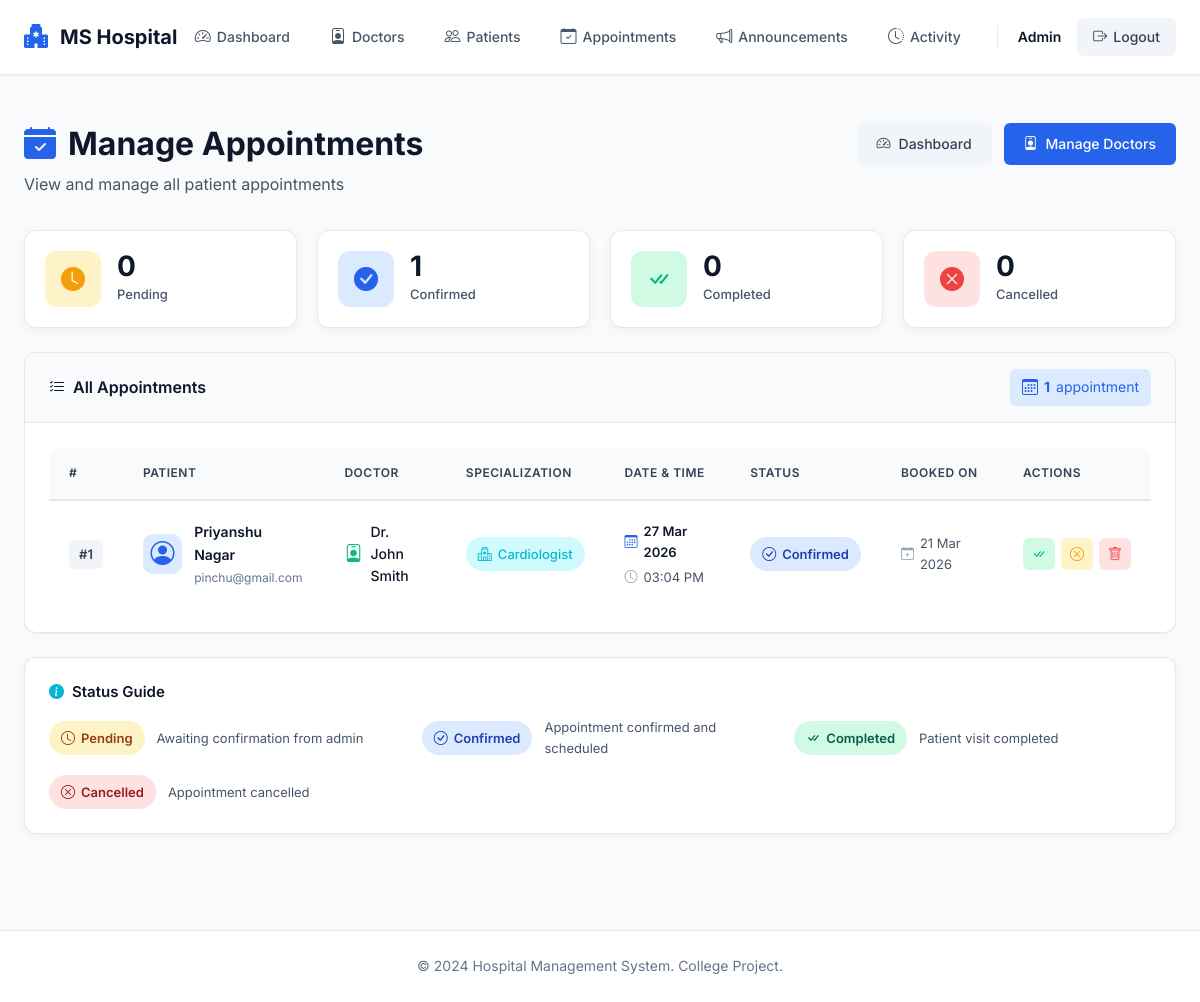
The page /admin/appointments (signed in) on the database as committed earlier.
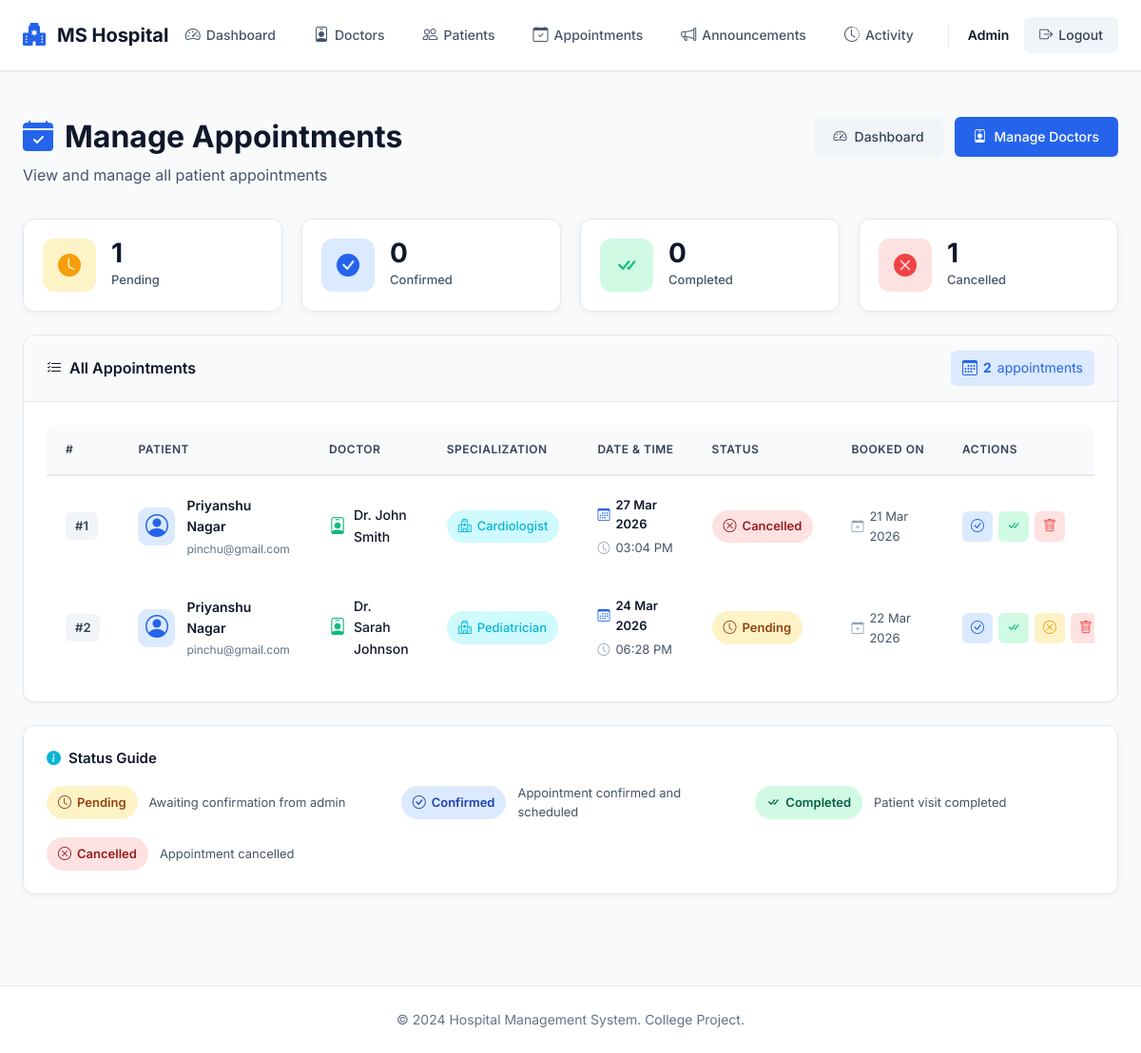
The same page on the database as committed later.
### models.py (models this page shows, shortened)
class User(UserMixin, db.Model):
    __tablename__ = 'users'
    id = db.Column(db.Integer, primary_key=True)
    name = db.Column(db.String(100), nullable=False)
    email = db.Column(db.String(120), unique=True, nullable=False)
    password_hash = db.Column(db.String(255), nullable=False)
    role = db.Column(db.String(20), nullable=False, default='user')  # 'user' or 'admin'
    created_at = db.Column(db.DateTime, default=datetime.utcnow)
    appointments = db.relationship('Appointment', backref='patient', lazy=True, cascade='all, delete-orphan')
    @property
    def is_admin(self):
        return self.role == 'admin'

class Appointment(db.Model):
    __tablename__ = 'appointments'
    id = db.Column(db.Integer, primary_key=True)
    user_id = db.Column(db.Integer, db.ForeignKey('users.id'), nullable=False)
    doctor_id = db.Column(db.Integer, db.ForeignKey('doctors.id'), nullable=False)
    date = db.Column(db.DateTime, nullable=False)
    status = db.Column(db.String(20), nullable=False, default='pending')  # 'pending', 'confirmed', 'completed', 'cancelled'
    created_at = db.Column(db.DateTime, default=datetime.utcnow)

class Doctor(db.Model):
    __tablename__ = 'doctors'
    id = db.Column(db.Integer, primary_key=True)
    name = db.Column(db.String(100), nullable=False)
    specialization = db.Column(db.String(100), nullable=False)
    available_days = db.Column(db.String(100), nullable=True)  # New field
    available_time = db.Column(db.String(100), nullable=True)  # New field
    created_at = db.Column(db.DateTime, default=datetime.utcnow)
    appointments = db.relationship('Appointment', backref='doctor', lazy=True, cascade='all, delete-orphan')

### admin.py (the view)
@admin_bp.route('/appointments')
@login_required
@admin_required
def appointments():
    all_appointments = Appointment.query.order_by(Appointment.date.desc()).all()
    return render_template('admin/appointments.html', appointments=all_appointments)

### admin.py (called while the page is built)
def admin_required(f):
    @wraps(f)
    def decorated_function(*args, **kwargs):
        if not current_user.is_admin:
            flash('Access denied. Admin privileges required.', 'danger')
            return redirect(url_for('user.dashboard'))
        return f(*args, **kwargs)
    return decorated_function

### app.py (called while the page is built)
@login_manager.user_loader
def load_user(user_id):
    return User.query.get(int(user_id))

### templates/admin/appointments.html (shortened to what this page needs)
{% extends "base.html" %}
{% block content %}
<div class="page-header">
    <div>
        <h1><i class="bi bi-calendar-check-fill"></i> Manage Appointments</h1>
        <p class="lead">View and manage all patient appointments</p>
    </div>
    <div class="page-actions">
        <a href="{{ url_for('admin.dashboard') }}" class="btn-secondary">
            <i class="bi bi-speedometer2"></i> Dashboard
        </a>
        <a href="{{ url_for('admin.doctors') }}" class="btn-primary">
            <i class="bi bi-person-badge"></i> Manage Doctors
        </a>
    </div>
</div>
{% if appointments %}
<div class="stats-summary">
    <div class="summary-card stat-pending">
        <i class="bi bi-clock-fill"></i>
        <div class="summary-content">
            <div class="summary-value">{{ appointments|selectattr('status', 'equalto', 'pending')|list|length }}</div>
            <div class="summary-label">Pending</div>
        </div>
    </div>
    <div class="summary-card stat-confirmed">
        <i class="bi bi-check-circle-fill"></i>
        <div class="summary-content">
            <div class="summary-value">{{ appointments|selectattr('status', 'equalto', 'confirmed')|list|length }}</div>
            <div class="summary-label">Confirmed</div>
        </div>
    </div>
    <div class="summary-card stat-completed">
        <i class="bi bi-check-all"></i>
        <div class="summary-content">
            <div class="summary-value">{{ appointments|selectattr('status', 'equalto', 'completed')|list|length }}</div>
            <div class="summary-label">Completed</div>
        </div>
    </div>
    <div class="summary-card stat-cancelled">
        <i class="bi bi-x-circle-fill"></i>
        <div class="summary-content">
            <div class="summary-value">{{ appointments|selectattr('status', 'equalto', 'cancelled')|list|length }}</div>
            <div class="summary-label">Cancelled</div>
        </div>
    </div>
</div>
{% endif %}
<div class="card">
    <div class="card-header">
        <div class="card-header-content">
            <h3>
                <i class="bi bi-list-check"></i>
                All Appointments
            </h3>
            {% if appointments %}
            <div class="appointments-count">
                <i class="bi bi-calendar3"></i>
                <strong>{{ appointments|length }}</strong> appointment{{ 's' if appointments|length != 1 else '' }}
            </div>
            {% endif %}
        </div>
    </div>
    <div class="card-body table-wrapper">
        {% if appointments %}
            <div class="table-responsive">
                <table class="appointments-table">
                    <thead>
                        <tr>
                            <th>#</th>
                            <th>Patient</th>
                            <th>Doctor</th>
                            <th>Specialization</th>
                            <th>Date & Time</th>
                            <th>Status</th>
                            <th>Booked On</th>
                            <th>Actions</th>
                        </tr>
                    </thead>
                    <tbody>
                        {% for apt in appointments %}
                        <tr class="appointment-row">
                            <td>
                                <span class="id-badge">#{{ apt.id }}</span>
                            </td>
                            <td>
                                <div class="user-info">
                                    <div class="user-avatar">
                                        <i class="bi bi-person-circle"></i>
                                    </div>
                                    <div class="user-details">
                                        <span class="user-name">{{ apt.patient.name }}</span>
                                        <span class="user-email">{{ apt.patient.email }}</span>
                                    </div>
                                </div>
                            </td>
                            <td>
                                <div class="doctor-info">
                                    <i class="bi bi-person-badge"></i>
                                    <span>{{ apt.doctor.name }}</span>
                                </div>
                            </td>
                            <td>
                                <span class="specialization-badge">
                                    <i class="bi bi-hospital"></i>
                                    {{ apt.doctor.specialization }}
                                </span>
                            </td>
                            <td>
                                <div class="date-time">
                                    <div class="date">
                                        <i class="bi bi-calendar3"></i>
                                        {{ apt.date.strftime('%d %b %Y') }}
                                    </div>
                                    <div class="time">
                                        <i class="bi bi-clock"></i>
                                        {{ apt.date.strftime('%I:%M %p') }}
                                    </div>
                                </div>
                            </td>
                            <td>
                                <div class="status-wrapper">
                                    {% if apt.status == 'pending' %}
                                        <span class="status-badge status-pending">
                                            <i class="bi bi-clock"></i> Pending
                                        </span>
                                    {% elif apt.status == 'confirmed' %}
                                        <span class="status-badge status-confirmed">
                                            <i class="bi bi-check-circle"></i> Confirmed
                                        </span>
                                    {% elif apt.status == 'completed' %}
                                        <span class="status-badge status-completed">
                                            <i class="bi bi-check-all"></i> Completed
                                        </span>
                                    {% elif apt.status == 'cancelled' %}
                                        <span class="status-badge status-cancelled">
                                            <i class="bi bi-x-circle"></i> Cancelled
                                        </span>
                                    {% endif %}
                                </div>
                            </td>
                            <td>
                                <div class="booked-date">
                                    <i class="bi bi-calendar-plus"></i>
                                    {{ apt.created_at.strftime('%d %b %Y') }}
                                </div>
                            </td>
                            <td>
                                <div class="action-buttons">
                                    <div class="status-actions">
                                        {% if apt.status != 'confirmed' %}
                                        <a href="{{ url_for('admin.update_appointment_status', appointment_id=apt.id, status='confirmed') }}"
                                           class="btn-status btn-confirm"
                                           title="Confirm Appointment">
                                            <i class="bi bi-check-circle"></i>
                                        </a>
                                        {% endif %}
                                        {% if apt.status != 'completed' %}
                                        <a href="{{ url_for('admin.update_appointment_status', appointment_id=apt.id, status='completed') }}"
                                           class="btn-status btn-complete"
                                           title="Mark as Completed">
                                            <i class="bi bi-check-all"></i>
                                        </a>
                                        {% endif %}
                                        {% if apt.status != 'cancelled' %}
                                        <a href="{{ url_for('admin.update_appointment_status', appointment_id=apt.id, status='cancelled') }}"
                                           class="btn-status btn-cancel"
                                           title="Cancel Appointment">
                                            <i class="bi bi-x-circle"></i>
                                        </a>
                                        {% endif %}
                                        <a href="{{ url_for('admin.delete_appointment', appointment_id=apt.id) }}"
                                           class="btn-status btn-delete"
                                           onclick="return confirm('Are you sure you want to delete this appointment?')"
                                           title="Delete Appointment">
                                            <i class="bi bi-trash"></i>
                                        </a>
                                    </div>
                                </div>
                            </td>
                        </tr>
                        {% endfor %}
                    </tbody>
                </table>
            </div>
        {% endif %}
    </div>
</div>
{% if appointments %}
<div class="legend-card">
    <h6><i class="bi bi-info-circle-fill"></i> Status Guide</h6>
    <div class="legend-items">
        <div class="legend-item">
            <span class="status-badge status-pending">
                <i class="bi bi-clock"></i> Pending
            </span>
            <span class="legend-text">Awaiting confirmation from admin</span>
        </div>
        <div class="legend-item">
            <span class="status-badge status-confirmed">
                <i class="bi bi-check-circle"></i> Confirmed
            </span>
            <span class="legend-text">Appointment confirmed and scheduled</span>
        </div>
        <div class="legend-item">
            <span class="status-badge status-completed">
                <i class="bi bi-check-all"></i> Completed
            </span>
            <span class="legend-text">Patient visit completed</span>
        </div>
        <div class="legend-item">
            <span class="status-badge status-cancelled">
                <i class="bi bi-x-circle"></i> Cancelled
            </span>
            <span class="legend-text">Appointment cancelled</span>
        </div>
    </div>
</div>
{% endif %}
{% endblock %}

### templates/base.html (shortened to what this page needs)
<!DOCTYPE html>
<html lang="en">
<head>
    <link rel="stylesheet" href="https://cdn.jsdelivr.net/npm/bootstrap-icons@1.11.0/font/bootstrap-icons.css">
    <link rel="stylesheet" href="{{ url_for('static', filename='css/style.css') }}">
</head>
<body>
    <nav class="navbar">
        <div class="container">
            <div class="navbar-brand">
                <a href="{{ url_for('index') }}" class="brand-link">
                    <i class="bi bi-hospital-fill"></i>
                    <span>MS Hospital</span>
                </a>
            </div>
            <div class="navbar-menu">
                {% if current_user.is_authenticated %}
                    {% if current_user.is_admin %}
                        <a href="{{ url_for('admin.dashboard') }}" class="nav-link">
                            <i class="bi bi-speedometer2"></i> Dashboard
                        </a>
                        <a href="{{ url_for('admin.doctors') }}" class="nav-link">
                            <i class="bi bi-person-badge"></i> Doctors
                        </a>
                        <a href="{{ url_for('admin.patients') }}" class="nav-link">
                            <i class="bi bi-people"></i> Patients
                        </a>
                        <a href="{{ url_for('admin.appointments') }}" class="nav-link">
                            <i class="bi bi-calendar-check"></i> Appointments
                        </a>
                        <a href="{{ url_for('admin.announcements') }}" class="nav-link">
                            <i class="bi bi-megaphone"></i> Announcements
                        </a>
                        <a href="{{ url_for('admin.activity_logs') }}" class="nav-link">
                            <i class="bi bi-clock-history"></i> Activity
                        </a>
                    {% endif %}
                    <div class="user-menu">
                        <span class="user-name">{{ current_user.name }}</span>
                        <a href="{{ url_for('auth.logout') }}" class="btn-logout">
                            <i class="bi bi-box-arrow-right"></i> Logout
                        </a>
                    </div>
                {% endif %}
            </div>
        </div>
    </nav>
    <main class="main-content">
        <div class="container">
            {% block content %}{% endblock %}
        </div>
    </main>
    <footer class="footer">
        <div class="container">
            <p>&copy; 2024 Hospital Management System. College Project.</p>
        </div>
    </footer>
</body>
</html>

Rows that differ between the two databases and show on the page:
changed Appointment "27 Mar 2026": status "Confirmed" → "Cancelled"
added Appointment: id "2", patient.name "Priyanshu Nagar", patient.email "pinchu@gmail.com", doctor.name "Dr. Sarah Johnson", doctor.specialization "Pediatrician", date "24 Mar 2026", date "06:28 PM", status "pending" (drawn), created_at "22 Mar 2026"
Other text that changed with them:
{{ appointments|selectattr('status', 'equalto', 'pending')|list|length }}: "0" → "1"
{{ appointments|selectattr('status', 'equalto', 'confirmed')|list|length }}: "1" → "0"
{{ appointments|selectattr('status', 'equalto', 'cancelled')|list|length }}: "0" → "1"
{{ appointments|length }}: "1" → "2"
{{ 's' if appointments|length != 1 else '' }}: (not shown) → "s"
